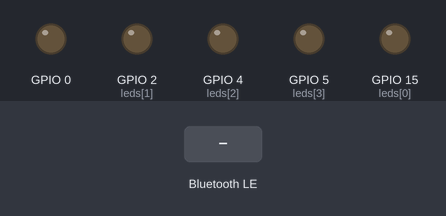
Recording of a sketch running on a simulated ESP32. Shown: output pins drawn as LEDs (lit = HIGH). Inputs (shaded band) come from the test bench. Nothing arrives over Bluetooth unless stated; a phone connects over Bluetooth LE 3 s after start.

Above: at 1.2 s.
1.3 s: Bluetooth LE write "!UP" received
At 2.5 s:
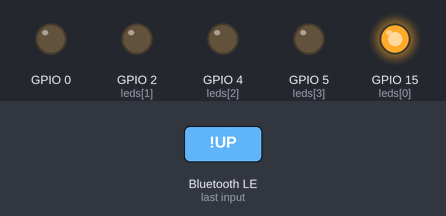
2.8 s: Bluetooth LE write "!DOWN" received
At 3.1 s:
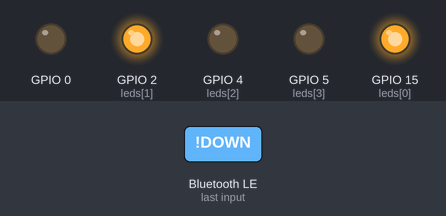
4.3 s: Bluetooth LE write "!LEFT" received
At 5.4 s:
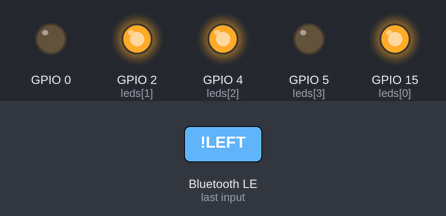
5.8 s: Bluetooth LE write "!RIGHT" received
At 6.6 s:
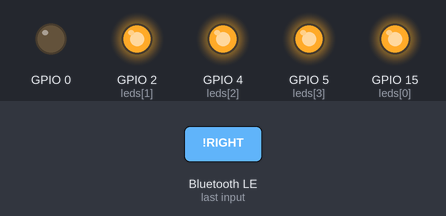
Timing chart, 0 to 8.3 s (numbered marks = the images above; inputs shaded):
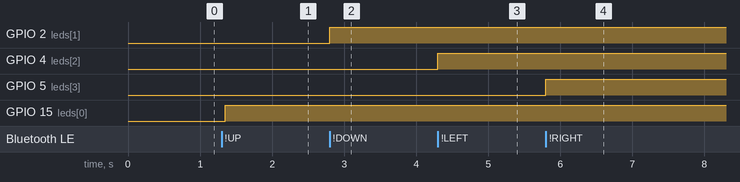

Measured:
- after the input at 1.3 s, GPIO 15 (leds[0]): LOW → HIGH after 0.05 s
- after the input at 2.8 s, GPIO 2 (leds[1]): LOW → HIGH at once
- after the input at 4.3 s, GPIO 4 (leds[2]): LOW → HIGH at once
- after the input at 5.8 s, GPIO 5 (leds[3]): LOW → HIGH at once

The sketch:

other.ino
```cpp
/*
    Based on Neil Kolban example for IDF: https://github.com/nkolban/esp32-snippets/blob/master/cpp_utils/tests/BLE%20Tests/SampleWrite.cpp
    Ported to Arduino ESP32 by Evandro Copercini
*/

#include <BLEDevice.h>
#include <BLEUtils.h>
#include <BLEServer.h>

#include <BLE2902.h>

// See the following for generating UUIDs:
// https://www.uuidgenerator.net/

#define BLE_NAME "LudESP32" //must match filters name in bluetoothterminal.js- navigator.bluetooth.requestDevice
//#define SERVICE_UUID        "6e400001-b5a3-f393-e0a9-e50e24dcca9e" //- must match optional services on navigator.bluetooth.requestDevice
//#define CHARACTERISTIC_UUID "6e400003-b5a3-f393-e0a9-e50e24dcca9e"

//maintain compatability with HM-10
BLEUUID SERVICE_UUID((uint16_t)0xFFE0); // UART service UUID
BLEUUID CHARACTERISTIC_UUID ((uint16_t)0xFFE1);

/*
 * navigator.bluetooth.requestDevice({

    filters: [{
        name: 'ESP32'
      }],
      optionalServices: ['6e400001-b5a3-f393-e0a9-e50e24dcca9e',
      '6e400002-b5a3-f393-e0a9-e50e24dcca9e',
      '6e400003-b5a3-f393-e0a9-e50e24dcca9e']
    }).
*/


//BLEUUID  SERVICE_UUID((uint16_t)0xFFE0); // UART service UUID
//BLEUUID CHARACTERISTIC_UUID((uint16_t)0xFFE1);

//BLEUUID CHARACTERISTIC_UUID_RX((uint16_t)0xFFE2);
int leds[4] = {15, 2, 4, 5};

class MyCallbacks: public BLECharacteristicCallbacks {
    void onWrite(BLECharacteristic *pCharacteristic) {
      String value = pCharacteristic->getValue();

      if (value.length() > 0) {
        String command=value;
        command.trim();
        if (command == "!UP")
        {
            digitalWrite(leds[0], HIGH);
            delay(1000);
        }
        else if (command == "!DOWN")
        {
            digitalWrite(leds[1], HIGH);
            delay(1000);
        }
        else if (command == "!LEFT")
        {
            digitalWrite(leds[2], HIGH);
            delay(1000);
        }
        else if (command == "!RIGHT")
        {
            digitalWrite(leds[3], HIGH);
            delay(1000);
        }

        pCharacteristic->setValue(value +"\n"); // must add seperator \n for it to register on BLE terminal
        pCharacteristic->notify();

        //pCharacteristic->writeValue(1, 1, true);
      }
    }
};

void setup() {
  Serial.begin(115200);

  BLEDevice::init(BLE_NAME);
  BLEServer *pServer = BLEDevice::createServer();

  BLEService *pService = pServer->createService(SERVICE_UUID);

  BLECharacteristic *pCharacteristic = pService->createCharacteristic(
                                         CHARACTERISTIC_UUID,
                                         BLECharacteristic::PROPERTY_READ |
                                         BLECharacteristic::PROPERTY_WRITE |
                                         BLECharacteristic::PROPERTY_NOTIFY
                                       );

  pCharacteristic->setCallbacks(new MyCallbacks());

  pCharacteristic->addDescriptor(new BLE2902());

  //pCharacteristic->setValue("R/W");
  pService->start();

  BLEAdvertising *pAdvertising = pServer->getAdvertising();
  pAdvertising->start();
  for (int i = 0; i < sizeof(leds); i++)
  {
      pinMode(leds[i], OUTPUT);
  }
}

void loop() {
  // put your main code here, to run repeatedly:
  delay(2000);
}
```
